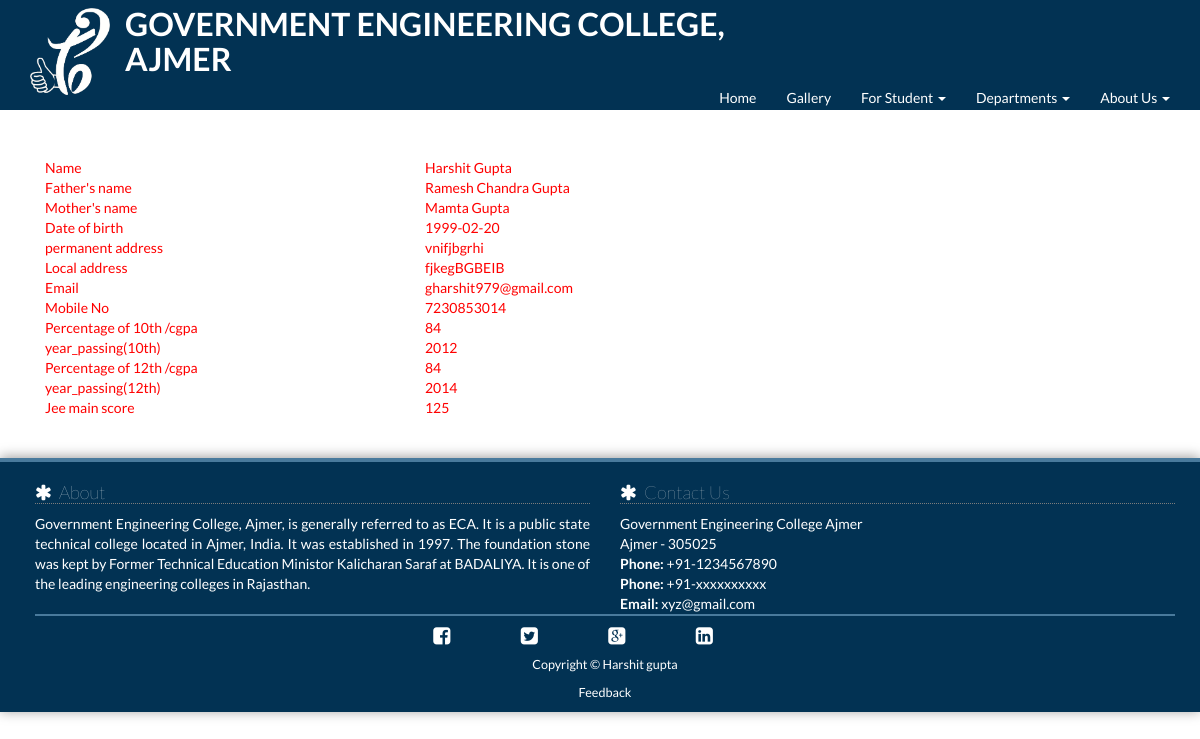
Page /viewprofile.php (signed in) on the committed database.
### tables this page shows
CREATE TABLE `signup` (
  `id` int(55) NOT NULL,
  `course` varchar(20) NOT NULL,
  `student_name` varchar(30) NOT NULL,
  `father_name` varchar(30) NOT NULL,
  `mother_name` varchar(30) NOT NULL,
  `dob` date NOT NULL,
  `permanent_address` varchar(100) NOT NULL,
  `local_address` varchar(100) NOT NULL,
  `email_id` varchar(50) NOT NULL,
  `mobile_no` varchar(50) NOT NULL,
  `percentage/cgpa` varchar(50) NOT NULL,
  `year_passing(10th)` int(10) NOT NULL,
  `peercentage/cgpa` varchar(10) NOT NULL,
  `year_passing(12th)` int(10) NOT NULL,
  `Jee_main_score` int(10) NOT NULL,
  `password` varchar(20) NOT NULL
);

### viewprofile.php (the view, shortened to what this page needs)
 <!DOCTYPE
 <html>
 <head>
     <link href="css/bootstrap.min.css" rel="stylesheet">
     <link href="css/modern-business.css" rel="stylesheet">
     <link href="css/style.css" rel="stylesheet" type="text/css" />
     <link href="css/custom.css" rel="stylesheet">
     <link href="css/scrolling-nav.css" rel="stylesheet">
     <link href="font-awesome/css/font-awesome.min.css" rel="stylesheet" type="text/css">
 <link rel="stylesheet" href="https://formden.com/static/cdn/bootstrap-iso.css" />
 <link rel="stylesheet" href="https://cdnjs.cloudflare.com/ajax/libs/bootstrap-datepicker/1.4.1/css/bootstrap-datepicker3.css"/>
 </head>
 <body><section id="header">
     <nav class="navbar navbar-default navbar-fixed-top" role="navigation">
         <div class="container">
             <div class="navbar-header">
             <a class="navbar-brand" href="index.php">
                     <h1 class="hidden-sm visible-lg lg-brand"><img class="lg-logo"  src="img/tplogo.png" />
                     <small id="small"><br></small>GOVERNMENT ENGINEERING COLLEGE, AJMER</h1>
                 </a>
                      </div>
             <div class="collapse navbar-collapse" id="bs-example-navbar-collapse-1">
                 <ul class="nav navbar-nav navbar-right" style="font-size: 14px;">
                     <li class="dropdown">
                         <li><a href="index.php">Home</a></li>
                     </li>
 					<li><a href="gallery.php">Gallery</a></li>
                     <li class="dropdown">
                         <a href="#" class="dropdown-toggle" data-toggle="dropdown">For Student <b class="caret"></b></a>
                     </li>
                    <li class="dropdown">
                         <a href="#" class="dropdown-toggle" data-toggle="dropdown">Departments <b class="caret"></b></a>
                     </li>
 					<li class="dropdown">
                         <a href="#" class="dropdown-toggle" data-toggle="dropdown">About Us <b class="caret"></b></a>
                     </li>
                 </ul>
         </div>
     </nav></section>
 						<div class="header-bottom">
 			<div class="container">
 				<div class="wthree-heading">
 					<h2>View profile</h2>
 				</div>
 			</div>
 		</div>
  <?php
     $con=mysqli_connect("localhost","root",'',"tcs");
$query="SELECT * FROM signup WHERE id='".$_SESSION['uid']."'";
$query1=mysqli_query($con,$query);
$result=mysqli_fetch_array($query1);
  ?>
	<div class="blog">
			<div class="container" style="margin-top:40px;">
				<div class="contact-form">
					<div class="col-md-8">
					<div class="row">
						<div class="col-md-6"><p>Name</p></div>
						<div class="col-md-6"><p class="value"><?php echo $result['student_name']; ?></p></div>
						<div class="col-md-6"><p>Father's name</p></div>
						<div class="col-md-6"><p class="value"><?php echo $result['father_name']; ?></p></div>
						<div class="col-md-6"><p>Mother's name</p></div>
						<div class="col-md-6"><p class="value"><?php echo $result['mother_name']; ?></p></div>
						<div class="col-md-6"><p>Date of birth</p></div>
						<div class="col-md-6"><p class="value"><?php echo $result['dob']; ?></p></div>
						<div class="col-md-6"><p>permanent address</p></div>
						<div class="col-md-6"><p class="value"><?php echo $result['permanent_address']; ?></p></div>
						<div class="col-md-6"><p>Local address</p></div>
						<div class="col-md-6"><p class="value"><?php echo $result['local_address']; ?></p></div>
						<div class="col-md-6"><p>Email</p></div>
						<div class="col-md-6"><p class="value"><?php echo $result['email_id']; ?></p></div>
						<div class="col-md-6"><p>Mobile No</p></div>
						<div class="col-md-6"><p class="value"><?php echo $result['mobile_no']; ?></p></div>
						<div class="col-md-6"><p>Percentage of 10th /cgpa</p></div>
						<div class="col-md-6"><p class="value"><?php echo $result['percentage/cgpa']; ?></p></div>
						<div class="col-md-6"><p>year_passing(10th)</p></div>
						<div class="col-md-6"><p class="value"><?php echo $result['year_passing(10th)']; ?></p></div>
						<div class="col-md-6"><p>Percentage of 12th /cgpa</p></div>
						<div class="col-md-6"><p class="value"><?php echo $result['peercentage/cgpa']; ?></p></div>
						<div class="col-md-6"><p>year_passing(12th)</p></div>
						<div class="col-md-6"><p class="value"><?php echo $result['year_passing(12th)']; ?></p></div>
						<div class="col-md-6"><p>Jee main score</p></div>
						<div class="col-md-6"><p class="value"><?php echo $result['Jee_main_score']; ?></p></div>
						</div>
				</div>
				</div>
				<div class="clearfix"> </div>
			</div>
	</div>
	<br>
 	<br><div class="footer">
 	    	<div class="container">
 		    	<div class="row">
 		    		<div class="col-footer col-md-6 col-sm-6 col-xs-12">
                         <h3 style="padding-bottom:10px;color:white;"><i class="fa fa-asterisk"></i> &nbsp;About</h3>
                         <p style="color:white;text-align:justify;">Government Engineering College, Ajmer, is generally referred to as ECA. It is a public state technical college located in Ajmer, India. It was established in 1997. The foundation stone was kept by Former Technical Education Ministor Kalicharan Saraf at BADALIYA. It is one of the leading engineering colleges in Rajasthan.</p>
                     </div>
 		    		<div class="col-footer col-md-6 col-sm-6 col-xs-12">
 		    			<h3 style="padding-bottom:15px;"><i class="fa fa-asterisk" style="color:white;"></i> &nbsp;Contact Us</h3>
 		    			<p style="color:white">
 							Government Engineering College Ajmer<br>
 							Ajmer - 305025 <br>
 	        				<b>Phone:</b> +91-1234567890<br/>
 	        				<b>Phone:</b> +91-xxxxxxxxxx<br/>
 	        				<b>Email:</b> <a href="mailto:xyz@gmail.com" target="_blank" class="extlinks" style="color:white">xyz@gmail.com</a>
 	        			</p>
 		    		</div>
 		    	</div>
 		    	<div class="col-md-12 col-sm-12 col-xs-12" align=center id="socialicons" style="border-top: 2px solid #497A9C;padding-top:10px;">
 		    		<div class="col-md-6 col-sm-6 col-md-offset-3 col-xs-12 col-sm-offset-3" align=center style="margin-left:30%;">
 					<div class="col-sm-2 col-xs-2"><a href="#" class="extlinks" target="_blank"><div style="color:white;font-size:20px;"><i class="fa fa-facebook-square"></i></div></a></div>
 					<div class="col-sm-2 col-xs-2"><a href="#" class="extlinks" target="_blank"><div style="color:white;font-size:20px;"><i class="fa fa-twitter-square"></i></div></a></div>
 					<div class="col-sm-2 col-xs-2"><a href="#" class="extlinks" target="_blank"><div style="color:white;font-size:20px;"><i class="fa fa-google-plus-square"></i></div></a></div>
 					<div class="col-sm-2 col-xs-2"><a href="#" class="extlinks" target="_blank"><div style="color:white;font-size:20px;"><i class="fa fa-linkedin-square"></i></div></a></div>
 		    		</div>
 				</div>
 				<div class="col-md-12 col-sm-12">
 	    			<div class="footer-copyright"><a href="#" class="extlinks" style="color:white;">Copyright &copy; Harshit gupta</a></div>
 	    		</div>
 				<div class="col-md-12 col-sm-12" float=right >
 					<div class="footer-copyright" ><a href="#" style="color:white"> Feedback</a> </div>
 				</div>
 		    </div>
 	    </div>
     </body>
 </html>

### css/modern-business.css (style rules this page uses)
html, body { height: 100%; }
body { padding-top: 50px; }

### css/style.css (style rules this page uses)
body { background:#fff; font-family:Arial, sans-serif; }
p { margin-bottom:10px; }

### css/custom.css (style rules this page uses)
.footer { background: #023253; color: #A0A0A0; padding: 0 20px 10px 20px; border-top: 4px solid #497A9C; margin-top: 20px; -webkit-box-shadow: 0 -1px 12px rgba(0,0,0,0.4); -moz-box-shadow: 0 -1px 12px rgba(0,0,0,0.4); box-shadow: 0 -1px 12px rgba(0,0,0,0.4); color: 0 -1px 12px rgba(0,0,0,0.4); margin-top: 0px; }
.footer h3 { color: #E4E4E4; font-size: 1.3em; border-bottom: 1px dotted #7C7C7C; }
.footer-copyright { text-align: center; color: #7C7C7C; padding-top: 10px; font-size: 0.9em; }
.contact-form { margin: 3em 0; }
body { padding: 20px 0px !important; font-family: 'Lato', sans-serif; }
a { color: #337ab7; text-decoration: none; }
.navbar { background-color: #023253; border:none; min-height: 75px; padding-bottom: 0px !important; }
.navbar-brand { float: left; height: 35px; padding: 20px 15px; font-size: 18px; min-width: 400px; line-height: 20px; }
.navbar-brand h1 { margin-top: -50px; color: #fff; text-transform: uppercase; font-weight: 700; }
.navbar-brand img.lg-logo { float: left; margin: 18px 15px 15px 0px; width: 80px; -webkit-transition-property: all, all; -webkit-transition-duration: .5s; transition-property: width, height; transition-duration: .5s; }
.lg-brand { font-size: 32px; }
ul.nav>li>a { color:#fff }
ul.nav>li>a { color:#fff !important; }
.navbar-nav>li>a { position: relative; top: 13px; }
p { color: #34495e; }
h1,h2,h3 { padding: 0 !important; color: #023253; }
h1 { font-size: 32px; }
h3 { font-size: 18px; font-weight: 200; }
h2 { font-size: 24px; font-weight: 200; }

### css/scrolling-nav.css (style rules this page uses)
body { width: 100%; height: 100%; }
@media (min-width:767px) { .navbar { padding: 20px 0; -webkit-transition: all .5s ease-in-out,padding .5s ease-in-out; -moz-transition: all .5s ease-in-out,padding .5s ease-in-out; transition: all .5s ease-in-out,padding .5s ease-in-out; } }

### viewprofile.php (style rules this page uses)
p { color: red; margin: 0; }
.contact-form { margin: 3em 0; }

### rows in the picture
signup: student_name "Harshit Gupta", father_name "Ramesh Chandra Gupta", mother_name "Mamta Gupta", dob "1999-02-20", permanent_address "vnifjbgrhi", local_address "fjkegBGBEIB", email "gharshit979@gmail.com", mobile_no "7230853014", value "84", value "2012", value "2014", Jee_main_score "125"
